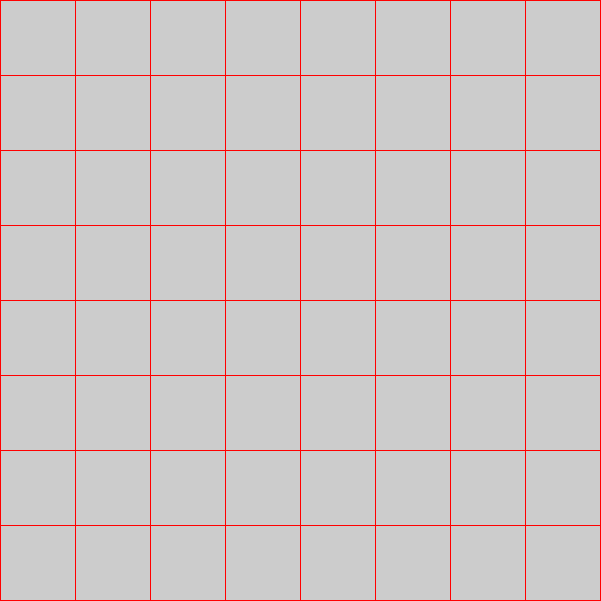
Frame 1 (no input)
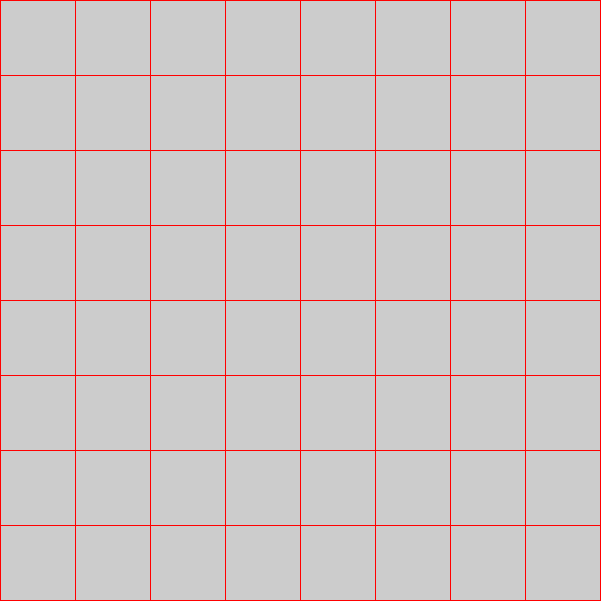
Frame 60 (the mouse pressed at the canvas centre just before this capture)
Frame 120 (the mouse held since frame 60 and released just before this capture): identical to frame 60, image omitted

The Processing sketch that drew these frames (run headless with seeded random() and noise(); from frame 60 on, the mouse is pressed at the canvas centre):

// Processing sketch: HW1c_fengliu
// ── HW1c_fengliu.pde
/*
   Author: (Feng Liu)
*/
void setup(){
  size(601,601);
  stroke(255,0,0);
  }
final int N = 8;
void draw(){
  for(float i=0;i<=N;i++){
    float x=i/N*(width-1);
    float y=i/N*(height-1);
    line(x,0,x,height-1);
    line(0,y,width-1,y);
  }
}
